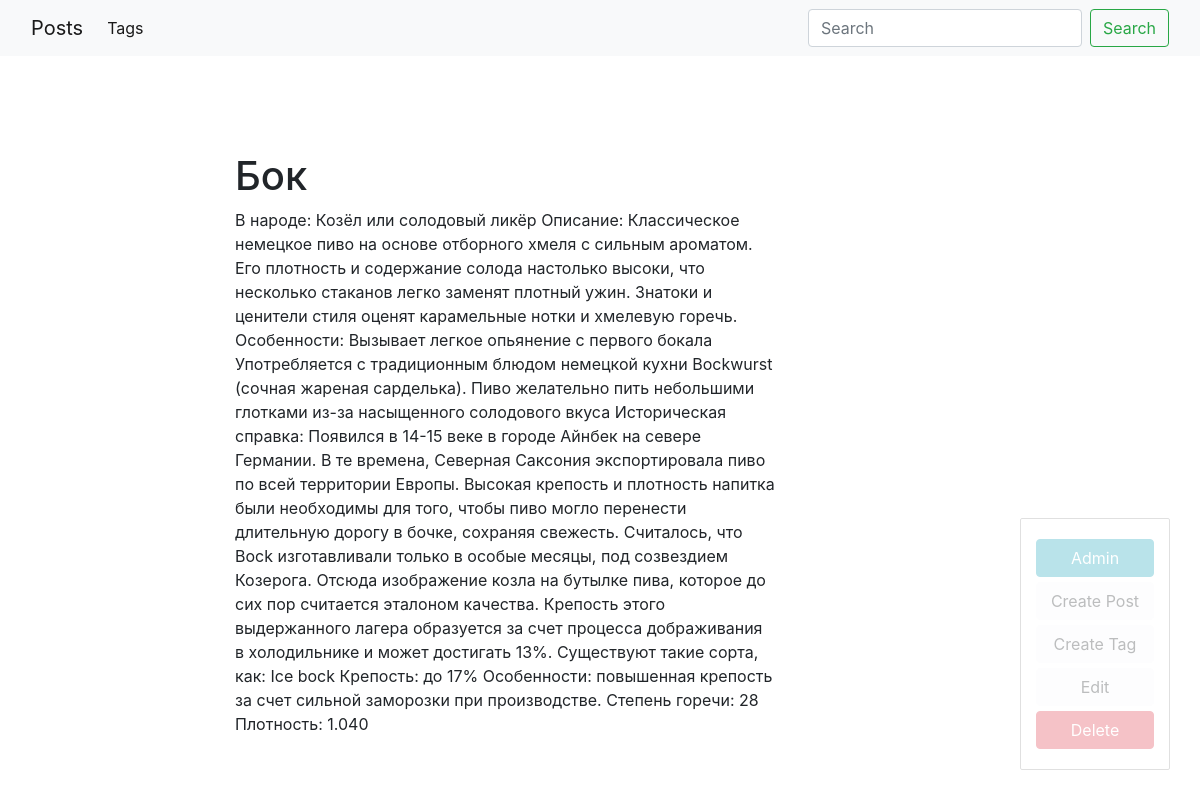
The app's page /blog/post/бок-1638968472/ (signed in) with its own data.
### blog/models.py (models this page shows, shortened)
class Post(models.Model):
    title = models.CharField(max_length=150, db_index=True)
    slug = models.SlugField(max_length=150, blank=True, unique=True)
    body = models.TextField(blank=True, db_index=True)
    tags = models.ManyToManyField('Tag', blank=True, related_name='posts')
    date_pub = models.DateTimeField(auto_now_add=True)
    def get_update_url(self):
        return reverse('post_update_url', kwargs={'slug': self.slug})
    def get_delete_url(self):
        return reverse('post_delete_url', kwargs={'slug': self.slug})

### blog/views.py (the view)
# urls.py: path('post/<str:slug>/', PostDetail.as_view(), name='post_detail_url'),
class PostDetail(ObjectDetailMixin, View):
    model = Post
    template = 'blog/post_detail.html'

### blog/utils.py (called while the page is built)
    def get(self, request, slug):
        obj = get_object_or_404(self.model, slug__iexact=slug)
        return render(request, self.template, context={self.model.__name__.lower(): obj, 'admin_object': obj, 'landa': True})

### blog/templates/blog/post_detail.html (shortened to what this page needs)
{% extends 'blog/base.html' %}
{% block content %}
    <h1 class="mt-5">
        {{ post.title }}
    </h1>
    <p1>
        {{ post.body }}
    </p1>
{% endblock %}

### records on screen
Post: title "Бок", body "В народе: Козёл или солодовый ликёр Описание: Классическое немецкое пиво на основе отборного хмеля с сильным ароматом. Его плотность и содержание солода настолько высоки, что несколько стаканов легко заменят плотный ужин. Знатоки и ценители стиля оценят карамельные нотки и хмелевую горечь. Особенности: Вызывает легкое опьянение с первого бокала Употребляется с традиционным блюдом немецкой кухни Bockwurst (сочная жареная сарделька). Пиво желательно пить небольшими глотками из-за насыщенного солодового вкуса Историческая справка: Появился в 14-15 веке в городе Айнбек на севере Германии. В те времена, Северная Саксония экспортировала пиво по всей территории Европы. Высокая крепость и плотность…"
